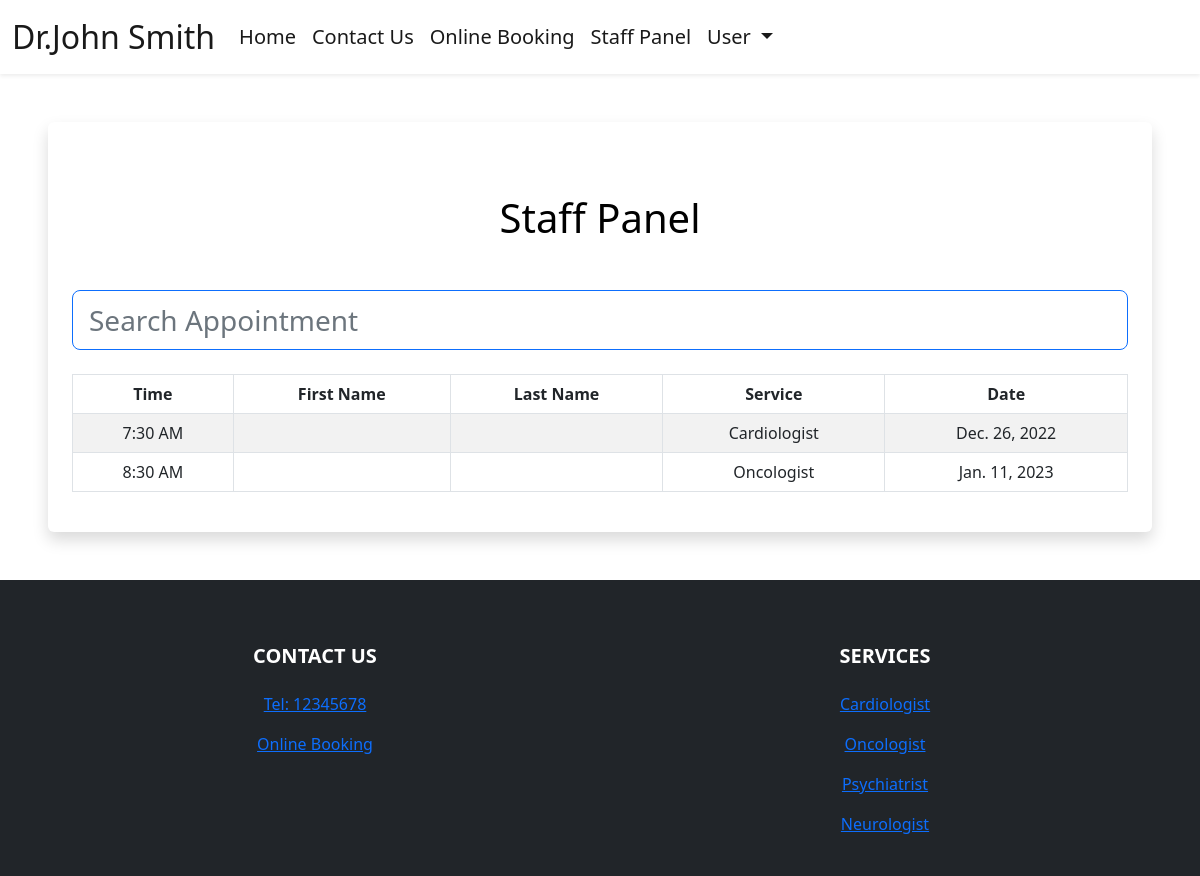
The app's page /staff-panel (signed in), older data.
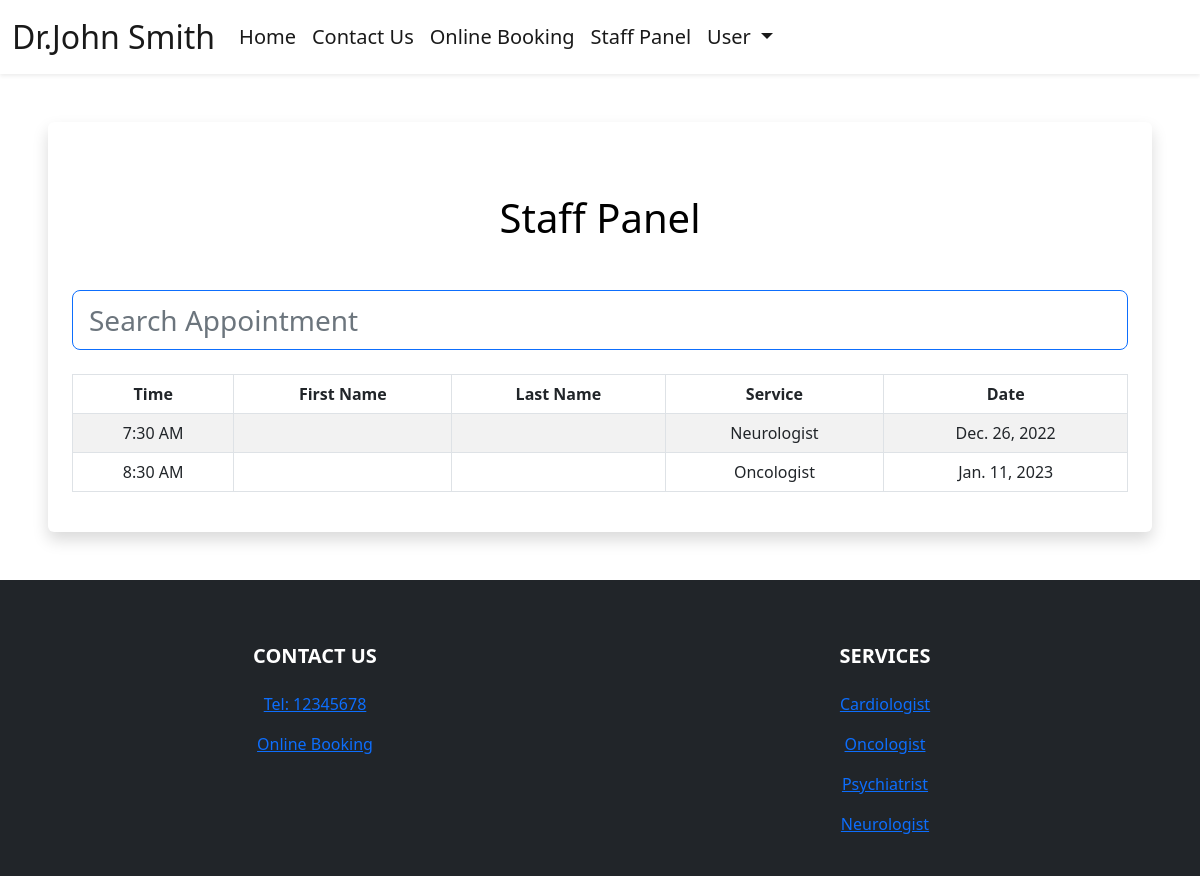
The same page, newer data.
### booking/models.py (models this page shows, shortened)
class Appointment(models.Model):
    user = models.ForeignKey(User, on_delete=models.CASCADE, null=True, blank=True)
    service = models.CharField(max_length=50, choices=SERVICE_CHOICES, default="Cardiologist")
    day = models.DateField(default=datetime.now)
    time = models.CharField(max_length=10, choices=TIME_CHOICES, default="7:30 AM")
    time_ordered = models.DateTimeField(default=datetime.now, blank=True)
    syptoms = models.TextField(null=True, blank=True)

### booking/views.py (the view)
# urls.py: path('staff-panel', views.staffPanel, name='staffPanel'),
def staffPanel(request):
    tomorrow = datetime.now() + timedelta(1)
    minDate = tomorrow.strftime('%Y-%m-%d')
    deltatime = tomorrow + timedelta(days=21)
    strdeltatime = deltatime.strftime('%Y-%m-%d')
    maxDate = strdeltatime
    items = Appointment.objects.filter(day__range=[minDate, maxDate]).order_by('day', 'time')
    return render(request, 'staffPanel.html', {
        'items':items,
    })

### booking/templates/staffPanel.html (shortened to what this page needs)
{% extends 'layout.html' %}
{% load static %}
{% block body %}
{% if user.is_authenticated %}
<div class="shadow p-4 mb-5 bg-body bg-body rounded text-black  m-5 ">
    <h1 class="text-center mt-5 mb-5">Staff Panel</h1>
    <input class="form-control form-control-lg fs-3 border border-primary" id="myInput" type="text" placeholder="Search Appointment">
    <br>
    <div class="table-responsive">
      <table class="table table-bordered table-striped table-hover mx-auto">
          <thead>
            <tr>
              <th class="text-center" scope="col">Time</th>
              <th class="text-center" scope="col">First Name</th>
              <th class="text-center" scope="col">Last Name</th>
              <th class="text-center" scope="col">Service</th>
              <th class="text-center" scope="col">Date</th>
            </tr>
          </thead>
          <tbody id="myTable">
              {% for item in items %}
            <tr>
              <td class="text-center">{{item.time}}</td>
              <td class="text-center">{{item.user.first_name}}</td>
              <td class="text-center">{{item.user.last_name}}</td>
              <td class="text-center">{{item.service}}</td>
              <td class="text-center">{{item.day}}</td>
            </tr>
              {% endfor %}
          </tbody>
        </table>
      </div>
</div>
{% else %}
<div class="shadow p-4 mb-5 bg-body bg-body rounded text-black  m-5">
  <h1 class="p-2  me-3">First Sign in!</h1>
  <a href="{% url 'login' %}" class="btn btn-primary text-white">Sign in</a>
</div>
{% endif %}
{% endblock %}

Row changes from the older to the newer data that the page shows:
changed Appointment "7:30 AM": service "Cardiologist" → "Neurologist"
